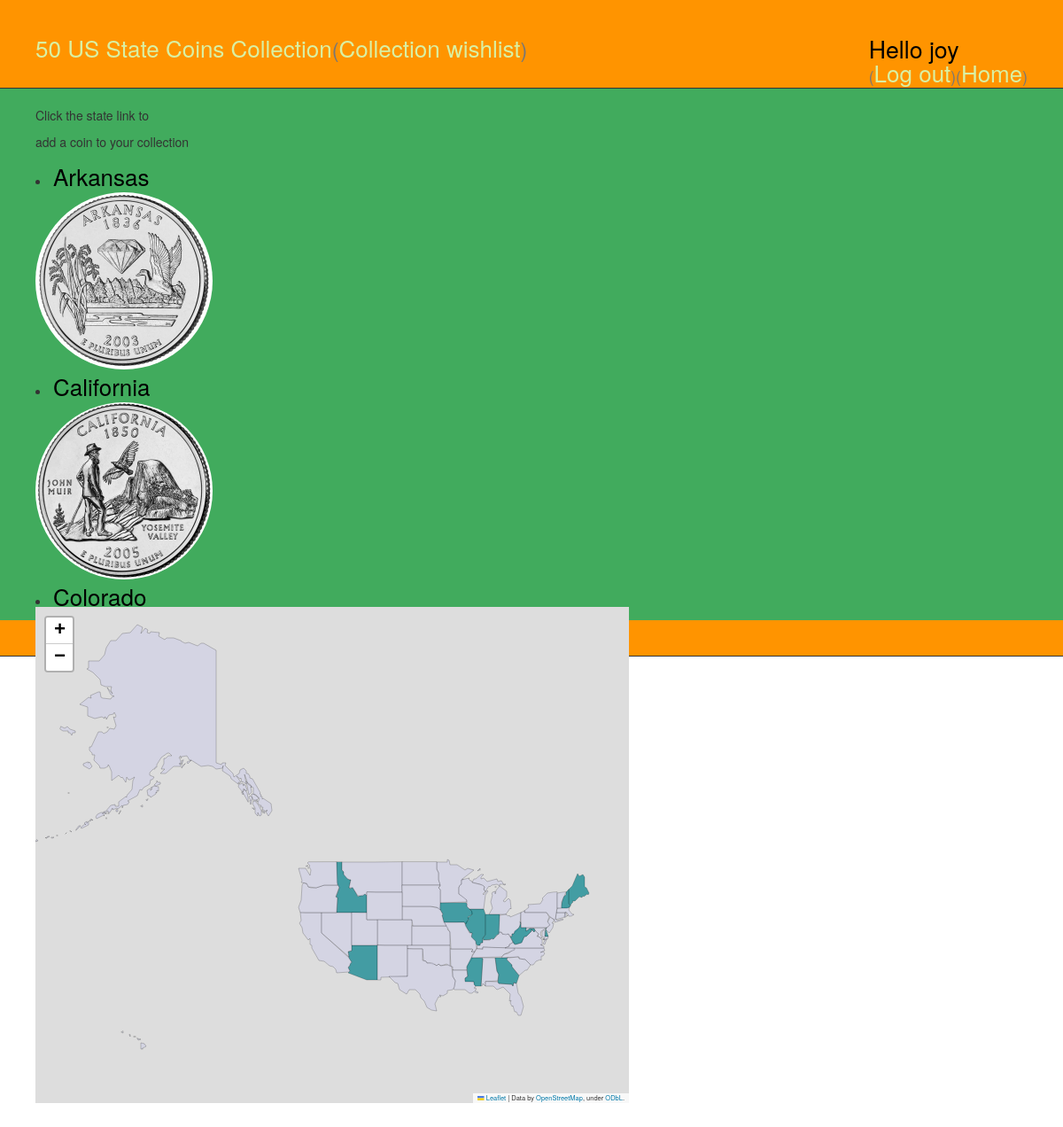
/user/16/wishlist (signed in), run on the app's committed database.
### statecoin50/models.py (models this page shows, shortened)
class Coin(models.Model):
    owner = models.ForeignKey('auth.User', default = 1)
    state = models.CharField(max_length = 250)
    stAbbr= models.CharField(max_length = 2)
    owned= models.BooleanField(default=False)
    dateOwned= models.DateField(blank= True, null=True)
    stImg=models.CharField(blank = True, max_length= 250)
    dates = models.CharField(blank = True, max_length = 250)
    details = models.CharField(blank= True, max_length = 500)

### statecoin50/views.py (the view)
# urls.py: url(r'^user/(?P<user_pk>\d+)/wishlist$', views.collection_wishlist, name='collection_wishlist'),
@login_required
def collection_wishlist(request, user_pk):
    user = User.objects.get(pk=user_pk)
    coins = Coin.objects.filter(owner = user).order_by('state')
    if not (coins):
        states_abbr = json.load(open('statecoin50/fixtures/us_states_abbr.json.txt'))
        f = open('statecoin50/fixtures/50sqReport.txt', 'rb').read()
        text = f.decode('utf-16')
        textn = text.replace('\n', '')
        state_dets = textn.split('\r')
        caseDetsLower = []
        for line in state_dets:
            lline = line.lower()
            caseDetsLower.append(lline)
        for key in states_abbr:
            state = key
            abr= states_abbr[key]
            owned = False
            url= 'resources/stateImage/'+abr+'.jpg'
            caseState = state.lower()
            dex = caseDetsLower.index(caseState)
            dates = state_dets[dex+1]
            details = state_dets[dex+2]
            coin = Coin(owner = user, state = state, stAbbr = abr, owned= owned, stImg=url, dates = dates, details = details)
            coin.save()
            map_us = folium.Map(location=[40, -102], zoom_start=3)
            map_us.save('statecoin50/templates/statecoin50/map_coins.html')
            coins = Coin.objects.filter(owner = user).order_by('state')
        return render(request, 'statecoin50/coin_collector.html', {'coins':coins})
    else:
        statesOwned = Coin.objects.filter(owner = user).order_by('stAbbr')
        all_state_map={}
        for coin in statesOwned:
            if coin.owned:
                number = 1
            else:
                number = 10
            all_state_map[coin.stAbbr]=number
        map_us = folium.Map(location=[50, -118], zoom_start=3)
        us_states_file='statecoin50/fixtures/us_states.json'
        map_us.choropleth(geo_path = us_states_file,
                        data = all_state_map,
                        columns=['state','number'],
                        key_on='id',
                        fill_color = 'PuBuGn', fill_opacity=0.7, line_opacity =0.2,
                        threshold_scale = [1,3,5,7,10],
                        legend_name = "Dark Blue = Coins not collected")
        map_us.save('statecoin50/templates/statecoin50/map_wishlist.html')
        return render(request, 'statecoin50/collection_wishlist.html', {'coins':coins})

### statecoin50/templates/statecoin50/collection_wishlist.html (shortened to what this page needs)
{% extends 'statecoin50/base.html' %}
{% load static %}
{% block content %}
<div class = "row" >
<div class = "col-sm-4" id = col-scroll >
  <p> Click the state link to </P>
  <p> add a coin to your collection</P>
{% for coin in coins %}
<div class = coin>
{% if coin.owned %}
{% else %}
<li><a href = "{% url 'coindetail' coin_pk=coin.pk %}" >{{coin.state}}</a></li>
<a href = "{% url 'coindetail' coin_pk=coin.pk %}" ><img src="{% static coin.stImg %}" ></a>
{% endif %}
</div>
{% empty %}
<p>No coins in the database, try clicking on the 50 US State Coins Collection link</p>
{% endfor %}
</div>
<div class= "col-sm-8" style="width:700">
  {% include 'statecoin50/map_wishlist.html' %}
</div>
</div>
</div>
{% endblock %}

### statecoin50/templates/statecoin50/base.html (shortened to what this page needs)
{% load static %}
<head>
  <link rel="stylesheet" type="text/css" href="{% static 'css/sc50.css' %}" />
</head>
<body >
<div  id= "page-header">
  {% if user.is_authenticated %}
  <span><h1><a href="{% url 'coin_collector' user_pk=user.pk %}" >50 US State Coins Collection</a><small>(<a href="{% url 'collection_wishlist' user_pk=user.pk %}" >Collection wishlist</a>)</small>
    <p class= "top-menu">Hello {{ user.username }}<br/><small>(<a href="{% url 'logout' %}">Log out</a>)(<a href = "{%url 'homepage'%}">Home</a>)</small></p></h1></span>
  {% else %}
      <a href="{% url 'login' %}" >Login here</a>
      <a href="{% url 'register' %}" >Register here</a>
  {% endif %}
</div>
<div >
  {% block content %}
  {% endblock %}
</body>
<html>

### statecoin50/static/css/sc50.css (style rules this page uses)
#page-header { border-bottom-width: 1px; border-bottom-style: solid; background-color: #ff9400; margin-top: 0; margin-bottom: 0; padding: 20px 20px 20px 40px; }
.row { margin-top: 0; background-color:#41ab5d; height:600px; margin-left: 20px; padding: 20px 20px 20px 40px; }
#col-scroll { overflow: auto; column-fill: balance; height: 565px; width: 500px; }
h1 a { color: #d9f0a3; font-size: 26px; }
.coin li a { font-size: 26px; color: black; }
.coin img { height :200; width :200; border-radius: 50%; }
.top-menu { color: black; float: right; font-size: 20pt; margin-right: 20px; }

### statecoin50/templates/statecoin50/map_wishlist.html (style rules this page uses)
html, body { width: 100%;height: 100%;margin: 0;padding: 0; }

### data on the page
Coin: state "Arkansas", stImg (picture)
Coin: state "California", stImg (picture)
Coin: state "Colorado"

### other printed values
{{ user.username }} "joy"
